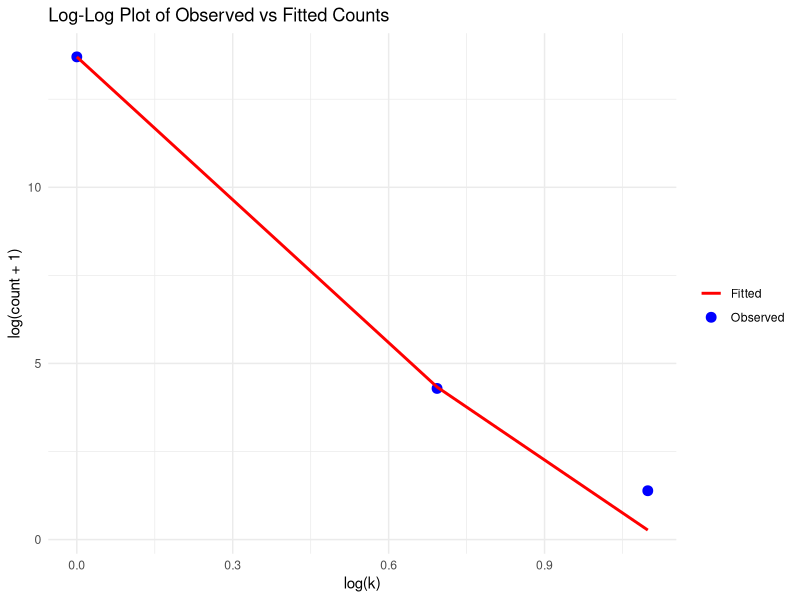

This figure's R source:
## AI gen R code to check for fit

# Observed data
observed_counts <- c(
  "1" = 892887,
  "2" = 72,
  "3" = 3,
  "4" = 0,
  "5" = 0,
  "6" = 0,
  "7" = 0,
  "8" = 0,
  "9" = 0
)

# Remove zero counts (they contribute 0 to log-likelihood)
nonzero_counts <- observed_counts[observed_counts > 0]
k_values <- as.numeric(names(nonzero_counts))
counts <- as.numeric(nonzero_counts)

# Given power law distribution function
power_law_prob <- function(k, C = 1.00008399719, alpha = 13.54) {
  C / (k^alpha)
}

# Calculate probabilities for each k (unnormalized)
probs <- power_law_prob(k_values)

# Normalize probabilities to sum to 1
probs <- probs / sum(probs)

# Calculate log-likelihood
log_likelihood <- sum(counts * log(probs))

# Calculate AIC and BIC (for model comparison)
n_params <- 2  # C and alpha in the power law
n_obs <- sum(counts)
aic <- -2 * log_likelihood + 2 * n_params
bic <- -2 * log_likelihood + n_params * log(n_obs)

# For comparison, let's calculate log-likelihood for empirical distribution
empirical_probs <- counts / sum(counts)
empirical_log_lik <- sum(counts * log(empirical_probs))

# Results
cat("Power Law Model:\n")
cat("Log-Likelihood:", log_likelihood, "\n")
cat("AIC:", aic, "\n")
cat("BIC:", bic, "\n\n")

cat("Empirical Distribution (Saturated Model):\n")
cat("Log-Likelihood:", empirical_log_lik, "\n\n")

# Likelihood ratio test
lr_stat <- 2 * (empirical_log_lik - log_likelihood)
df <- length(counts) - n_params
p_value <- 1 - pchisq(lr_stat, df)

cat("Likelihood Ratio Test:\n")
cat("Test Statistic:", lr_stat, "\n")
cat("Degrees of Freedom:", df, "\n")
cat("p-value:", p_value, "\n")

# Plot observed vs fitted on log-log scale
fitted_counts <- probs * sum(counts)

plot_data <- data.frame(
  k = k_values,
  observed = counts,
  fitted = fitted_counts
)

library(ggplot2)
ggplot(plot_data, aes(x = log(k), y = log(observed + 1))) +
  geom_point(aes(color = "Observed"), size = 3) +
  geom_line(aes(y = log(fitted + 1), color = "Fitted"), size = 1) +
  scale_color_manual(values = c("Observed" = "blue", "Fitted" = "red")) +
  labs(title = "Log-Log Plot of Observed vs Fitted Counts",
       x = "log(k)",
       y = "log(count + 1)",
       color = "") +
  theme_minimal()